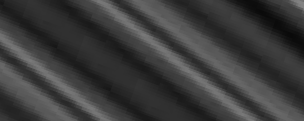
#> input picture sti_imgs/fai=51.6.png, 304 x 121 px; its folder holds 4 pictures in this run
$ jupyter execute FFTMethod.ipynb   (shell and % lines are left out)   (older library calls are emulated)
#> lines starting #> are read from the running program, lines starting #| are printed output that depends on the picture; long printed decimals are rounded
### LinearPolar.py
# 将笛卡尔坐标系表示的图片转变为极坐标表示的图片
import cv2
import numpy as np
import matplotlib.pyplot as plt


def RecTangle2Polar(img, shape):
    """
    将输入的灰度图片矩阵由直角坐标系变为极坐标系表示，
    其中原坐标原定默认为图片中心，
    非整数点用双线性插值求解
        :param img: 输入灰度图片矩阵
        :param shape: 输出图片的尺寸，其中长不小于原图片最短边的一半
    :return: 极坐标表示的图片矩阵
    """

    if len(img.shape) == 3:
        img = cv2.cvtColor(img, cv2.COLOR_BGR2GRAY)

    width, height = img.shape
    length = min(width, height)
    xCenter, yCenter = width // 2, height // 2

    radius_nums = max(length // 2, shape[0])
    theta_nums = shape[1]
    # theta_nums = max(360, shape[1])
    dRadius, dTheta = length / radius_nums, 360 / theta_nums
    dst = np.zeros([radius_nums, theta_nums], np.float)

    for i in range(radius_nums):
        for j in range(theta_nums):
            # print(i, j)
            if i == 0:
                dst[i][j] = img[xCenter][yCenter]
            else:
                delta_x = np.sqrt(np.power(i * dRadius, 2) / (1 + np.power(np.tan(j * dTheta / 180 * np.pi), 2)))
                delta_y = np.sqrt((np.power(i * dRadius, 2) * np.power(np.tan(j * dTheta / 180 * np.pi), 2)) /
                                  (1 + np.power(np.tan(j * dTheta / 180 * np.pi), 2)))

                if 0 <= j < theta_nums / 4 or theta_nums * 3 / 4 < j < theta_nums:
                    x = delta_x + xCenter
                else:
                    x = delta_x - xCenter
                if 0 <= j < theta_nums / 2:
                    y = delta_y + yCenter
                else:
                    y = delta_y - yCenter

                xCeil, xFloor = int(min(np.ceil(x), width - 1)), int(min(np.floor(x), width - 1))
                yCeil, yFloor = int(min(np.ceil(y), height - 1)), int(min(np.floor(y), height - 1))

                if yFloor == yCeil and xFloor == xCeil:
                    out = img[xCeil][yCeil]
                elif yFloor == yCeil:
                    out = (x - xFloor) * img[xFloor][yCeil] + (xCeil - x) * img[xFloor][yFloor]
                elif xFloor == xCeil:
                    out = (y - yFloor) * img[xCeil][yFloor] + (yCeil - y) * img[xFloor][yFloor]
                else:
                    inter1 = (x - xFloor) * img[xFloor][yCeil] + (xCeil - x) * img[xFloor][yFloor]
                    inter2 = (x - xFloor) * img[xCeil][yCeil] + (xCeil - x) * img[xCeil][yFloor]
                    out = (y - yFloor) * inter2 + (yCeil - y) * inter1

                dst[i][j] = out

    return dst.T


# [4 lines of commented-out code are left out]

### FFTMethod.ipynb
[cell 1]
import cv2
import numpy as np
import matplotlib.pyplot as plt
import os

[cell 2]
real_alpha = 51.6
img = cv2.imread('sti_imgs/fai=%s.png' % str(real_alpha))
#> img is the input picture: shape (121, 304, 3); min 10, max 130, mean 59.4
# img = cv2.imread('sti/test.jpg')
img = cv2.cvtColor(img, cv2.COLOR_BGR2GRAY)
#> img: shape (121, 304)

length = min(img.shape[0], img.shape[1])
#> length = 121
length = length if length % 2 == 0 else length -1
#> length = 120
img = img[0:length, 0:length]
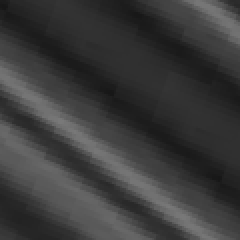
#> img: shape (120, 120) (shown 2 times larger); min 23, max 121, mean 59.1

plt.imshow(img, 'gray')
plt.show()

[cell 3]
img_f = np.fft.fft2(img)
img_ac = np.fft.fftshift(np.fft.ifft2(np.abs(img_f) ** 2))
width, height = img_ac.shape
#> width = 120; height = 120
img_ac_show = abs(img_ac)
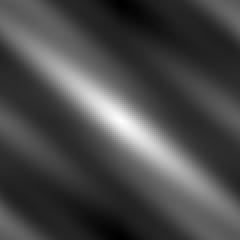
#> img_ac_show: shape (120, 120) float64 (shown 2 times larger); min 46805390, max 59136005, mean 50324954.2; drawn with min black and max white
img_ac_show = img_ac_show / img_ac_show[width // 2][height // 2]
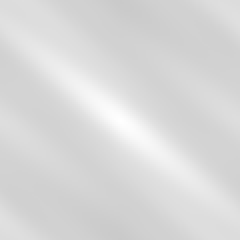
#> img_ac_show: shape (120, 120) float64 (shown 2 times larger); min 0.791, max 1, mean 0.851

plt.imshow(img_ac_show, 'gray')

[cell 4]
img_f_real = np.real(img_f)
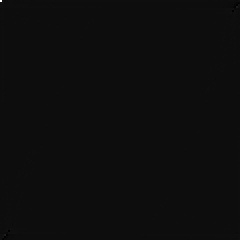
#> img_f_real: shape (120, 120) float64 (shown 2 times larger); min -48908, max 851281, mean 28; drawn with min black and max white
img_f_real = cv2.normalize(img_f_real, None, 0, 255, cv2.NORM_MINMAX)
plt.imshow(img_f_real, 'gray')

[cell 5]
img_ac1 = cv2.filter2D(img, -1, img, anchor=(-1, -1))
#> img_ac1: shape (120, 120); every value is 255
plt.imshow(img_ac1, 'gray')

[cell 6]
# [5 lines of commented-out code are left out]

[cell 7]
from LinearPolar import RecTangle2Polar
theta_num = 180
img_ac_polar = RecTangle2Polar(img_ac_show, [width//2, theta_num])
#> after the loop in RecTangle2Polar, `for i in range(radius_nums):`:
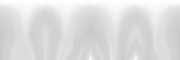
#> dst: shape (60, 180) float64; min 0.791, max 1, mean 0.87
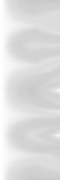
#> img_ac_polar: shape (180, 60) float64; min 0.791, max 1, mean 0.87
plt.imshow(img_ac_polar, 'gray')

[cell 8]
mu = {}
for i in range(img_ac_polar.shape[0]):
    mu_temp = sum(img_ac_polar[i, :]) - (img_ac_polar[i, 0] + img_ac_polar[i, img_ac_polar.shape[1]-1]) / 2
    mu[i] = mu_temp
#> this loop made 180 passes
#> mu_temp on passes 1 to 3: 48.64, 48.89, 49.09
#> after the loop, mu = 180 items

mu_ordered = sorted(mu.items(), key = lambda x:x[1], reverse=True)
#> mu_ordered = 180 pairs, first value 0 to 179, second value 48.64 to 53.85
fai = 90 - list(mu_ordered)[0][0] * 360 / theta_num % 90
#> fai = 50
print('real_fai=%.2f, cal_fai=%.2f' % (real_alpha, fai))
#| real_fai=51.60, cal_fai=50.00

[cell 9]
NTI = mu_ordered[0][1] / mu_ordered[len(mu_ordered)-1][1]
#> NTI = 1.11
print(NTI)
#| 1.107
